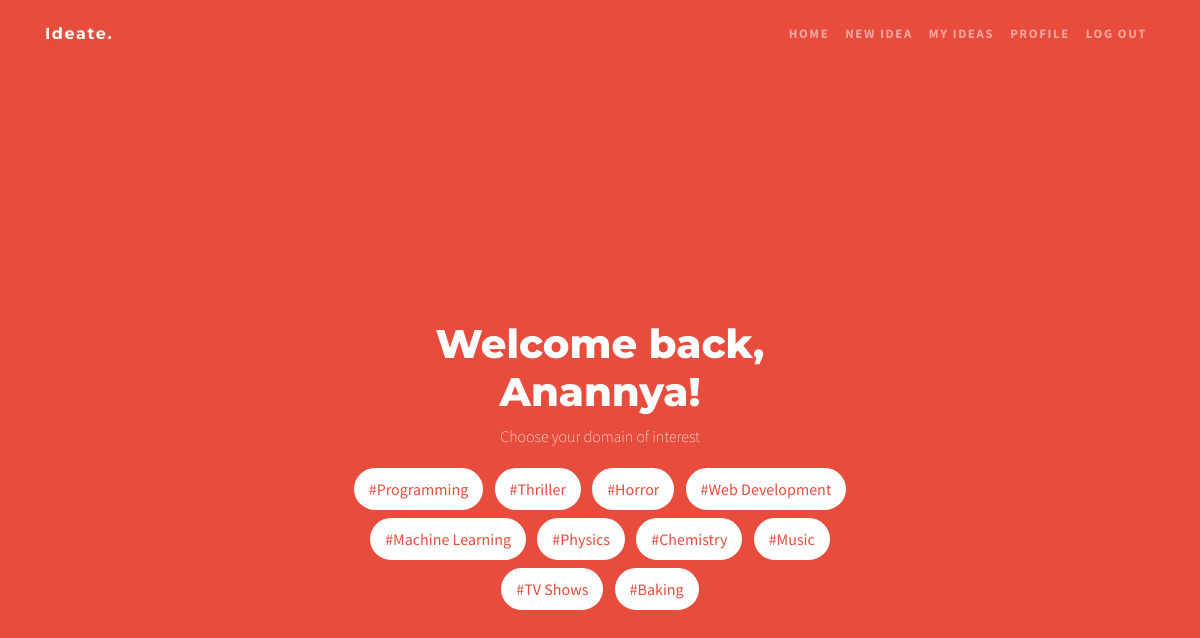
Screenshot of /home/ (signed in) with the database file from the repository.
### ideas/models.py (models this page shows)
class Tag(models.Model):
    name = models.CharField(max_length=30)

### ideas/views.py (the view)
# urls.py: path('home/', views.home, name='home'),
@login_required
def home(request):
    try:
        user = request.user
        tags = Tag.objects.all()
        context = {
            'title': 'Home',
            'user': user,
            'tags': tags,
        }
        return render(request, 'ideas/home.html', context)
    except Exception:
        return render(request, 'ideas/error.html', {'error': 'The requested page could not be found.'})
    finally:
        user = None

### ideas/templates/ideas/home.html
{% extends 'ideas/base.html' %}
{% load static %}
{% block content %}
<header class="custom-header text-center text-white">
    <div class="container" style="height: 100vh;">
        <div class="row h-100 align-items-center">
            <div class="col-lg-6 mx-auto">
                <h1 class="mb-2">Welcome back, {{ user.first_name }}!</h1>
                <div class="container">
                    <p>Choose your domain of interest</p>
                    {% for tag in tags %} <a href="{% url 'tag-home' tag.pk %}"
                        class="btn btn-primary btn-l m-1 rounded-pill">#{{ tag.name }}</a>
                    {% endfor %}
                </div>
            </div>
        </div>
    </div>
</header>
{% endblock content %}

### ideas/templates/ideas/base.html (shortened to what this page needs)
{% load static %}
<!DOCTYPE html>
<html lang="en">
<head>
  <link href="{% static "ideas/vendor/bootstrap/css/bootstrap.min.css" %}" rel="stylesheet">
  <link href="{% static "ideas/css/one-page-wonder.css" %}" rel="stylesheet">
  <link rel="stylesheet" href="https://cdn.jsdelivr.net/npm/bootstrap-select@1.13.9/dist/css/bootstrap-select.min.css">
</head>
<body>
  <nav class="navbar navbar-expand-lg navbar-dark navbar-custom">
    <div class="container">
      <a class="navbar-brand underline" href="{% url 'index' %}">Ideate.</a>
      <div class="collapse navbar-collapse" id="navbarResponsive">
        <ul class="navbar-nav ml-auto">
          {% if user.is_authenticated %}
          <li class="nav-item">
            <a class="nav-link underline" href="{% url 'home' %}">Home</a>
          </li>
          <li class="nav-item">
            <a class="nav-link underline" href="{% url 'idea-create' %}">New Idea</a>
          </li>
          <li class="nav-item">
            <a class="nav-link underline" href="{% url 'idea-list' %}">My Ideas</a>
          </li>
          <li class="nav-item">
            <a class="nav-link underline" href="{% url 'update' %}">Profile</a>
          </li>
          <li class="nav-item">
            <a class="nav-link underline" href="{% url 'logout' %}">Log Out</a>
          </li>
          {% endif %}
        </ul>
      </div>
    </div>
  </nav>
  {% block content %}{% endblock content%}
</body>
</html>

### ideas/static/ideas/css/one-page-wonder.css (style rules this page uses)
body { font-family: "Source Sans Pro"; height: 100vh; font-weight: 100; }
h1, h2, h3, h4, h5, h6 { font-family: "Montserrat"; font-weight: 800 !important; }
.rounded-pill { border-radius: 5rem; }
.navbar-custom { background-color: #e74c3c; padding-top: 1rem; padding-bottom: 1rem; }
.navbar-custom { padding-top: 1rem; padding-bottom: 1rem; background-color: #e74c3c; }
.navbar-custom .navbar-brand { font-family: "Montserrat"; font-size: 1rem; text-transform: none; letter-spacing: 0.1rem; font-weight: 700; }
.navbar-custom .navbar-nav .nav-item .nav-link { text-transform: uppercase; font-size: 0.8rem; font-weight: 700; letter-spacing: 0.1rem; }
.btn-primary { background-color: #ffffff !important; border-color: #ffffff !important; color: #e74c3c; border-width: 0.2rem; }
a.underline { color: #fff; text-transform: uppercase; text-decoration: none; letter-spacing: 0.15em; display: inline-block; position: relative; }
a.underline:after { background: none repeat scroll 0 0 transparent; bottom: 0; content: ""; display: block; height: 2px; left: 50%; position: absolute; background: #fff; transition: width 0.3s ease 0s, left 0.3s ease 0s; width: 0; }
.custom-header { min-height: 100vh; position: relative; overflow: auto; background: #e74c3c; }

### rows the page displays
Tag: name "Programming"
Tag: name "Thriller"
Tag: name "Horror"
Tag: name "Web Development"
Tag: name "Machine Learning"
Tag: name "Physics"
Tag: name "Chemistry"
Tag: name "Music"
Tag: name "TV Shows"
Tag: name "Baking"

### other values shown
{{ user.first_name }} "Anannya"
